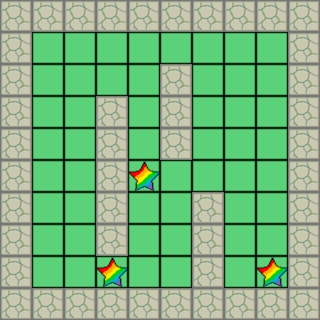

Tiled map render using the project's own tile images. Description and the whole map definition, tile-layer contents included, below:
An orthogonal 10x10 tile map with 32x32 px tiles, 3 tile layers (Floor, Wall, Checkpoint), 5 tilesets and 4 objects (3x Box, Player).

<map version="1.10" tiledversion="1.11.2" orientation="orthogonal" renderorder="right-down" width="10" height="10" tilewidth="32" tileheight="32" infinite="0" nextlayerid="7" nextobjectid="7">
 <tileset firstgid="1" source="grass.tsx" />
 <tileset firstgid="7" source="wall.tsx" />
 <tileset firstgid="8" source="charactor.tsx" />
 <tileset firstgid="9" source="box.tsx" />
 <tileset firstgid="10" source="star.tsx" />
 <layer id="1" name="Floor" width="10" height="10">
  <data encoding="csv">
0,0,0,0,0,0,0,0,0,0,
0,1,1,1,1,1,1,1,1,0,
0,1,1,1,1,0,1,1,1,0,
0,1,1,0,1,0,1,1,1,0,
0,1,1,0,1,0,1,1,1,0,
0,1,1,0,1,1,1,1,1,0,
0,1,1,0,1,1,0,1,1,0,
0,1,1,0,1,1,0,1,1,0,
0,1,1,1,1,1,0,1,1,0,
0,0,0,0,0,0,0,0,0,0
</data>
 </layer>
 <layer id="2" name="Wall" width="10" height="10">
  <data encoding="csv">
7,7,7,7,7,7,7,7,7,7,
7,0,0,0,0,0,0,0,0,7,
7,0,0,0,0,7,0,0,0,7,
7,0,0,7,0,7,0,0,0,7,
7,0,0,7,0,7,0,0,0,7,
7,0,0,7,0,0,0,0,0,7,
7,0,0,7,0,0,7,0,0,7,
7,0,0,7,0,0,7,0,0,7,
7,0,0,0,0,0,7,0,0,7,
7,7,7,7,7,7,7,7,7,7
</data>
 </layer>
 <objectgroup id="3" name="Player">
  <object id="1" name="Player" gid="8" x="96" y="96" width="32" height="32" />
 </objectgroup>
 <objectgroup id="4" name="Box">
  <object id="2" name="Box" gid="9" x="96" y="128" width="32" height="32" />
  <object id="3" name="Box" gid="9" x="160" y="224" width="32" height="32" />
  <object id="6" name="Box" gid="9" x="192" y="160" width="32" height="32" />
 </objectgroup>
 <layer id="6" name="Checkpoint" width="10" height="10">
  <data encoding="csv">
0,0,0,0,0,0,0,0,0,0,
0,0,0,0,0,0,0,0,0,0,
0,0,0,0,0,0,0,0,0,0,
0,0,0,0,0,0,0,0,0,0,
0,0,0,0,0,0,0,0,0,0,
0,0,0,0,10,0,0,0,0,0,
0,0,0,0,0,0,0,0,0,0,
0,0,0,0,0,0,0,0,0,0,
0,0,0,10,0,0,0,0,10,0,
0,0,0,0,0,0,0,0,0,0
</data>
 </layer>
</map>
